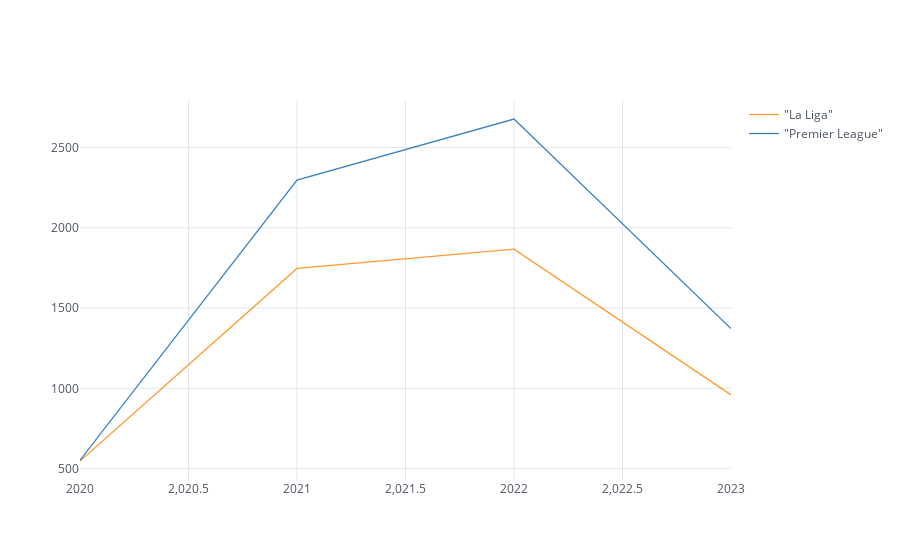

Notebook code for this chart:
### Markdown cell above
Con la grafica anterior, podemos ver datos, que la verdad no son impactantes.
Pues las lesiones mas comunes son las que son mas llamativas, como la lesion de rodilla, u otros musculos.

Ademas, la grafica no es muy visual. Y ningun dato destaca.

Por ello vamos a buscar otra clase de datos, por ejemplo, el numero de lesiones por temporada

### Code cell
df_injuries_table = pd.pivot_table(df_injuries, index='league_season',columns='league_name',values='player_name',aggfunc="count")

df_injuries_table

df_injuries_table.iplot(kind='line')

### Figure 1 — Plotly figure (JSON) as saved in the notebook; plotly's stock layout.template omitted (floating-point values rounded to 4 significant figures)
{"data": [{"line": {"color": "rgba(255, 153, 51, 1.0)", "dash": "solid", "shape": "linear", "width": 1.3}, "mode": "lines", "name": "\"La Liga\"", "text": "", "type": "scatter", "x": [2020, 2021, 2022, 2023], "y": [547, 1747, 1867, 959]}, {"line": {"color": "rgba(55, 128, 191, 1.0)", "dash": "solid", "shape": "linear", "width": 1.3}, "mode": "lines", "name": "\"Premier League\"", "text": "", "type": "scatter", "x": [2020, 2021, 2022, 2023], "y": [552, 2297, 2678, 1372]}], "layout": {"autosize": true, "legend": {"bgcolor": "#FFFFFF", "font": {"color": "#4D5663"}}, "paper_bgcolor": "#FFFFFF", "plot_bgcolor": "#FFFFFF", "title": {"font": {"color": "#4D5663"}}, "xaxis": {"autorange": true, "gridcolor": "#E1E5ED", "range": [2020, 2023], "showgrid": true, "tickfont": {"color": "#4D5663"}, "title": {"font": {"color": "#4D5663"}, "text": ""}, "type": "linear", "zerolinecolor": "#E1E5ED"}, "yaxis": {"autorange": true, "gridcolor": "#E1E5ED", "range": [428.6, 2796.0], "showgrid": true, "tickfont": {"color": "#4D5663"}, "title": {"font": {"color": "#4D5663"}, "text": ""}, "type": "linear", "zerolinecolor": "#E1E5ED"}}}
